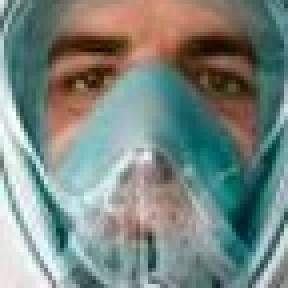
#> input picture Python/Detec_barbijo/Con_mascarilla/image0.jpg, 72 x 72 px, found by its file name (shown 4 times larger); its folder holds only this picture in this run
$ python train.py
#> lines starting #> are read from the running program, lines starting #| are printed output that depends on the picture
import cv2
import os
import numpy as np
dataPath = "C:/Users/Silvina/Desktop/Proyecto 3/Detec_barbijo"
dir_list = os.listdir(dataPath)
print("Lista archivos:", dir_list)
labels = []
facesData = []
label = 0
for name_dir in dir_list:
     dir_path = dataPath + "/" + name_dir

     for file_name in os.listdir(dir_path):
          image_path = dir_path + "/" + file_name
          print(image_path)
          image = cv2.imread(image_path, 0)
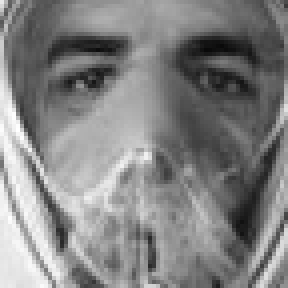
#> image: shape (72, 72) (shown 4 times larger); min 9, max 255, mean 130.6
          #cv2.imshow("Image", image)
          #cv2.waitKey(10)
          facesData.append(image)
          labels.append(label)
     label += 1
#> pass 2 of the loop `for name_dir in dir_list:`:
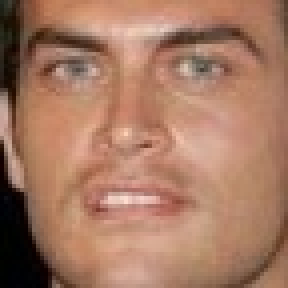
#> input picture Python/Detec_barbijo/Sin_mascarilla/image10.jpg, 72 x 72 px, found by its file name (shown 4 times larger)
#> `image = cv2.imread(image_path, 0)`:
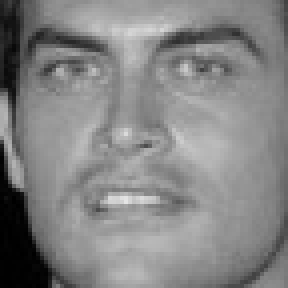
#> image: shape (72, 72) (shown 4 times larger); min 0, max 228, mean 132.3
print("Etiqueta 0: ", np.count_nonzero(np.array(labels) == 0))
print("Etiqueta 1: ", np.count_nonzero(np.array(labels) == 1))
# LBPH FaceRecognizer
face_mask = cv2.face.LBPHFaceRecognizer_create()
# Entrenamiento
print("Entrenando...")
face_mask.train(facesData, np.array(labels))
# Almacenar modelo
face_mask.write("face_mask_model.xml")
print("Modelo almacenado")
